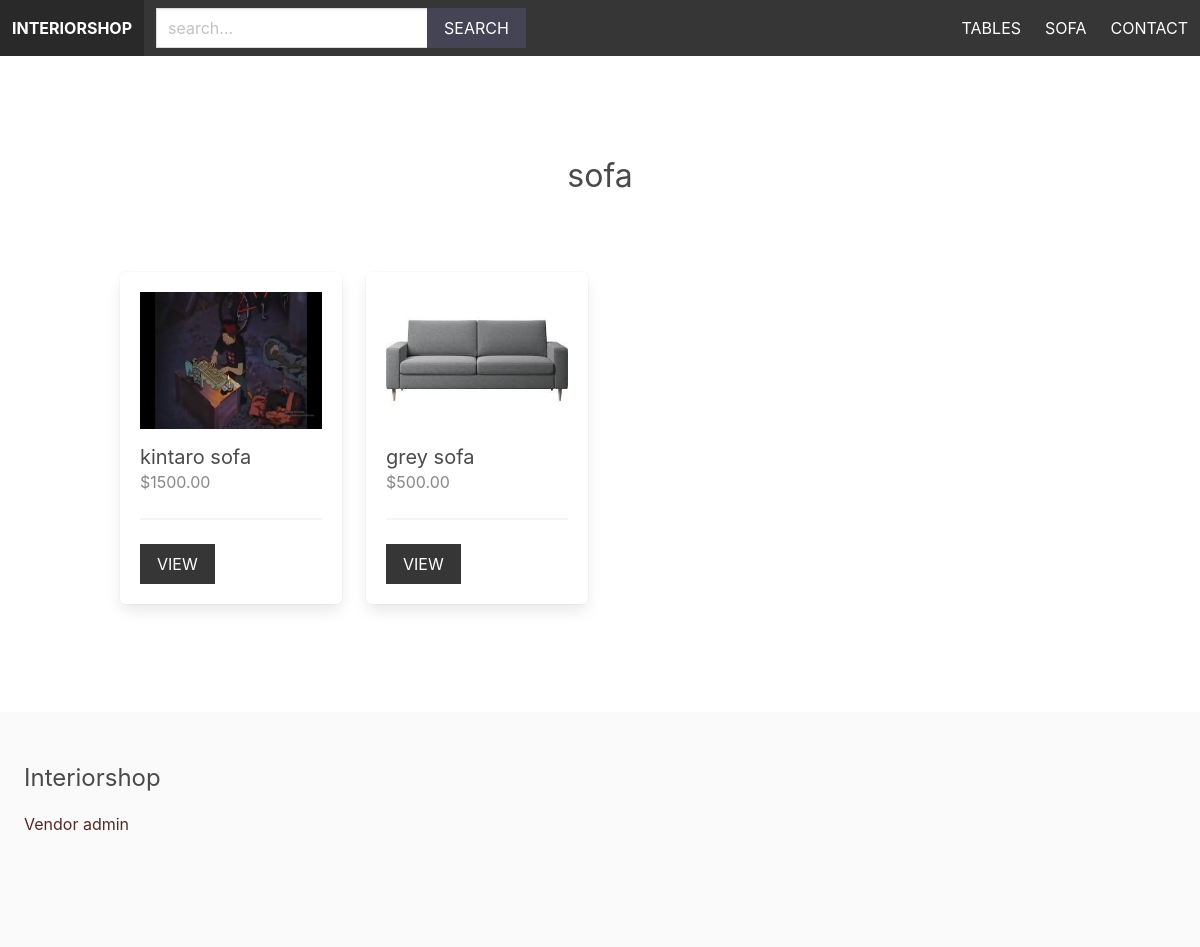
The page /sofa/ (signed in) on the database its author committed.
### apps/product/models.py (models this page shows, shortened)
class Category(models.Model):
    title = models.CharField(max_length=255)
    slug = models.SlugField() #address version of the name
    ordering = models.IntegerField(default=0)
    class Meta:
        ordering = ['ordering'] #ascending order the category,  created a list

class Product(models.Model):
    category = models.ForeignKey(Category, related_name='products', on_delete=models.CASCADE)
    vendor = models.ForeignKey(Vendor, related_name='products', on_delete=models.CASCADE)
    title = models.CharField(max_length=255)
    slug = models.SlugField()
    description = models.TextField(blank=True, null=True)
    price = models.DecimalField(max_digits=6, decimal_places=2) #depended on the currency
    image = models.ImageField(upload_to='uploads/', blank=True, null=True)
    thumbnail = models.ImageField(upload_to='uploads/', blank=True, null=True)
    date_added = models.DateTimeField(auto_now_add=True)
    class Meta:
        ordering = ('-date_added',) #decending order
    def get_thumbnail(self):
        if self.thumbnail:
            return self.thumbnail.url

### apps/product/views.py (the view)
# urls.py: path('<slug:category_slug>/', views.category, name='category')
def category(request, category_slug):
    category = get_object_or_404(Category, slug=category_slug)
    return render(request, 'product/category.html', {'category':category})

### apps/product/context_processors.py (called while the page is built)
def menu_categories(request):
    categories = Category.objects.all()
    return {'menu_categories':categories}

### apps/product/templates/product/category.html (shortened to what this page needs)
{% extends 'core/base.html' %}
{% block content %}
    <div class="columns is-multiline mb-6">
        <div class="column is-12 has-text-centered mt-6 mb-6">
            <h2 class="is-size-3">{{ category.title }}</h2>
        </div>
        {% for product in category.products.all %}
            {% include 'product/parts/list_item.html' %}
        {% endfor %}
    </div>
{% endblock %}

### apps/core/templates/core/base.html (shortened to what this page needs)
{% load static %}
<!DOCTYPE html>
<html>
    <head>
        <link rel="stylesheet" href="https://cdn.jsdelivr.net/npm/bulma@0.9.1/css/bulma.min.css">
        <link rel="stylesheet" href="{% static 'styles/main.css' %}">
    </head>
    <body>
        <nav class="navbar is-dark">
            <div class="navbar-brand">
                <a href="/" class="navbar-item"><strong>Interiorshop</strong></a>
            </div>
            <div class="navbar-menu" id="main-navbar">
                <div class="navbar-start">
                    <div class="navbar-item">
                            <form method="get" action="{% url 'search' %}">
                                <div class="field has-addons">
                                    <div class="control">
                                        <input type="text" class="input" placeholder="search..." name="query">
                                    </div>
                                    <div class="control">
                                        <button class="button is-dark is-uppercase">Search</button>
                                    </div>
                                </div>
                            </form>
                        </div>
                    </div>
                </div>
                <div class="navbar-end">
                    {% for category in menu_categories %}
                        <a href="{% url 'category' category.slug %}" class="navbar-item">{{ category.title }}</a>
                    {% endfor %}
                    <a href="{% url 'contact' %}" class="navbar-item">Contact</a>
                </div>
        </nav>
        <section class="section">
            <div class="container">
                {% block content %}
                {% endblock %}
            </div>
        </section>
        <footer class="footer">
            <h3 class="is-size-4 mb-4">Interiorshop</h3>
            {% if request.user.is_authenticated %}
               <a href="{% url 'vendor_admin' %}">Vendor admin</a>
            {% else %}
               <a href="{% url 'become_vendor' %}">Become a Vendor</a>
            {% endif %}
        </footer>
    </body>
</html>

### apps/product/templates/product/parts/list_item.html
<div class="column is-3 product-list-item">
    <div class="box">
        <figure class="image is-4by3 mb-4">
            <img src="{{ product.get_thumbnail }}">
        </figure>
        <h2 class="subtitle">{{ product.title }}</h2>
        <h3 class="price is-size-6 mb-5">${{ product.price }}</h3>
        <hr>
        <a href="{% url 'product' product.category.slug product.slug %}" class="button is-dark is-uppercase">View</a>
    </div>
</div>

### static/styles/main.css (style rules this page uses)
.navbar { text-transform: uppercase; }
.navbar .is-dark { background: #445; }
.footer a { margin-bottom: 15px; display: inline-block; color: rgb(85, 42, 34); }
.input, .button { border-radius: 0; }
.product-list-item, .box .subtitle { margin-bottom: 0; }
.product-list-item, .box .price { color: #888; }

### rows shown on the page
Category: title "TABLES"
Category: title "SOFA", title "sofa"
Product: get_thumbnail (picture), title "kintaro sofa", price "1500.00"
Product: get_thumbnail (picture), title "grey sofa", price "500.00"
